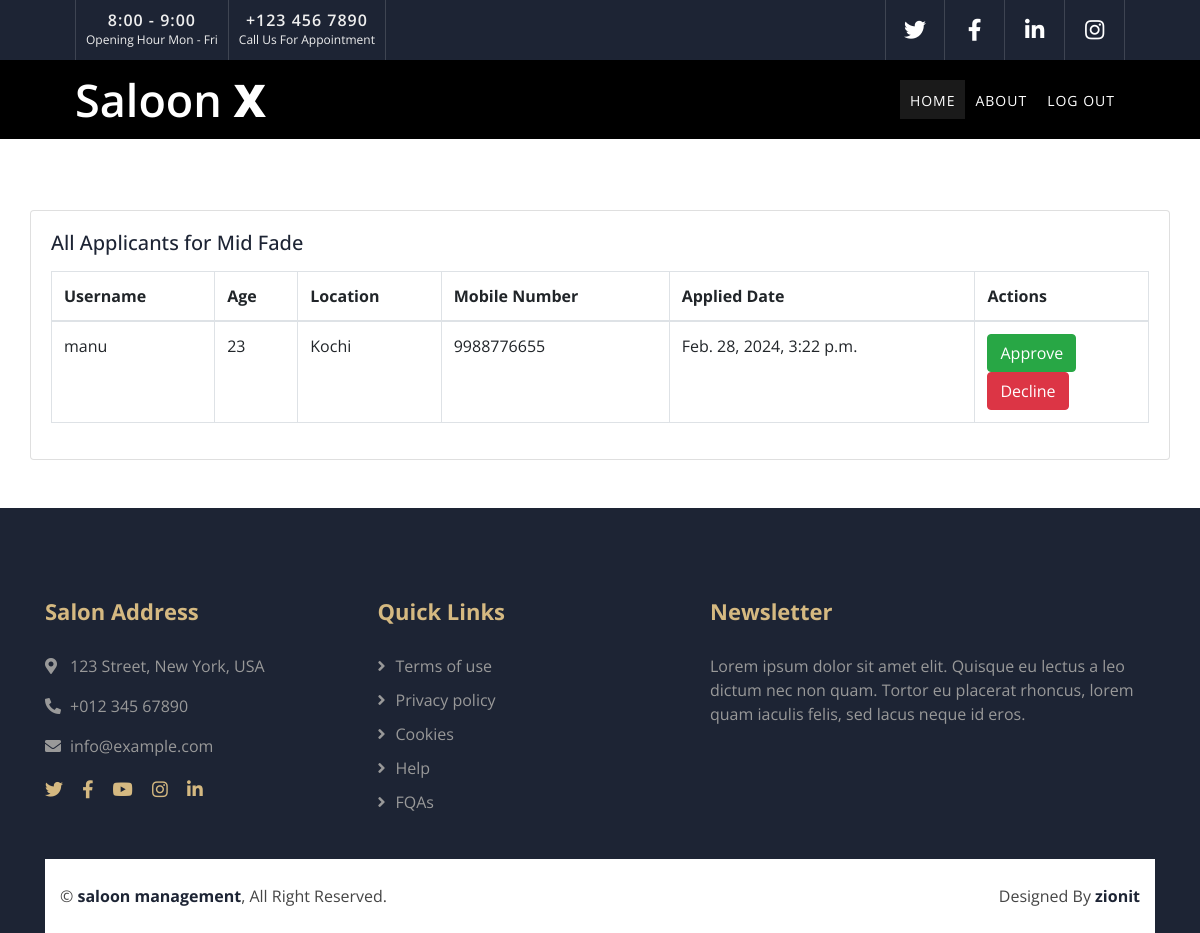
The app's page /packages/all_applicants/2/ with its own data.
### packages/models.py (models this page shows, shortened)
class Package(models.Model):
    category_type_choices = [
        ('Haircare', 'Haircare'),
        ('Skincare', 'Skincare'),
        ('Spa', 'Spa')
    ]
    name = models.CharField(max_length=255)
    description = models.TextField()
    price = models.DecimalField(max_digits=10, decimal_places=2)
    duration = models.IntegerField(blank=True, null=True)
    image = models.ImageField(upload_to='package_images/', blank=True, null=True)
    discount_percentage = models.DecimalField(max_digits=5, decimal_places=2, blank=True, null=True)
    category = models.CharField(max_length=20, choices=category_type_choices, null=True, blank=True)
    is_available = models.BooleanField(default=True)
    shop_owner = models.ForeignKey(settings.AUTH_USER_MODEL, on_delete=models.CASCADE, related_name='packages')

class ApplyPackage(models.Model):
    status_choices = (
        ('Accepted', 'Accepted'),
        ('Declined', 'Declined'),
        ('Pending', 'Pending')
    )
    user = models.ForeignKey(settings.AUTH_USER_MODEL, on_delete=models.CASCADE, related_name='applied_packages')
    package = models.ForeignKey(Package, on_delete=models.CASCADE, related_name='applications')
    timestamp = models.DateTimeField(auto_now_add=True)
    status = models.CharField(max_length=20, choices=status_choices, default='Pending')

### users/models.py (models this page shows, shortened)
class User(AbstractUser):
    is_customer = models.BooleanField(default=False)
    is_shop_owner = models.BooleanField(default=False)
    is_admin = models.BooleanField(default=False)

class CustomerProfile(models.Model):
    user = models.OneToOneField(User, on_delete=models.CASCADE, related_name='customer_profile')
    phone_number = models.CharField(max_length=15)
    location = models.CharField(max_length=255)
    age = models.PositiveIntegerField()
    photo = models.ImageField(upload_to='package_images/', null=True, blank=True)

### packages/views.py (the view)
# urls.py: path('all_applicants/<int:pk>/',views.all_applicants,name='all_applicants'),
def all_applicants(request,pk):
    package = Package.objects.get(pk=pk)
    applicants = package.applications.exclude(status='Accepted')
    context = {"package":package, "applicants":applicants}
    return render(request, 'packages/all_applicants.html',context)

### templates/packages/all_applicants.html (shortened to what this page needs)
{%extends "website/viewpage.html" %}
{% load humanize %}
{% load custom_filters %}
{% block content %}
<section class="site-section">
    <div class="container" style="padding-top: 150px;">
      <div class="row mb-5 justify-content-center">
        <div class="card mx-auto" style="width: 76rem;">
            <div class="card-body">
                <h5 class="card-title mb-3">All Applicants for {{package.name}}</h5>
                <table class="table table-bordered">
                    <thead>
                        <tr>
                            <th scope="col">Username</th>
                            <th scope="col">Age</th>
                            <th scope="col">Location</th>
                            <th scope="col">Mobile Number</th>
                            <th scope="col">Applied Date</th>
                            <th scope="col">Actions</th>
                        </tr>
                    </thead>
                    <tbody>
                        {% for applicant in applicants %}
                        <tr>
                            <td>{{ applicant.user.username }}</td>
                            <td>{{ applicant.user.customer_profile.age }}</td>
                            <td>{{ applicant.user.customer_profile.location }}</td>
                            <td>{{ applicant.user.customer_profile.phone_number }}</td>
                            <td>{{ applicant.timestamp }}</td>
                            <td>
                                <form method="post" action="{% url 'approve_application' applicant.id %}">
                                    <button type="submit" class="btn btn-success" name="action" value="approve">Approve</button>
                                </form>
                                <form method="post" action="{% url 'decline_application' applicant.id %}">
                                    <button type="submit" class="btn btn-danger" name="action" value="decline">Decline</button>
                                </form>
                            </td>
                        </tr>
                        {% endfor %}
                    </tbody>
                </table>
            </div>
        </div>
  </section>
{% endblock %}

### static/css/style.css (style rules this page uses)
body { color: #797979; background: #ffffff; font-family: 'Open Sans', sans-serif; }
h1, h2, h3, h4, h5, h6 { color: #1d2434; }

### records on screen
Package: name "Mid Fade"
ApplyPackage: user.username "manu", user.customer_profile.age "23", user.customer_profile.location "Kochi", user.customer_profile.phone_number "9988776655", timestamp "Feb. 28, 2024, 3:22 p.m."
